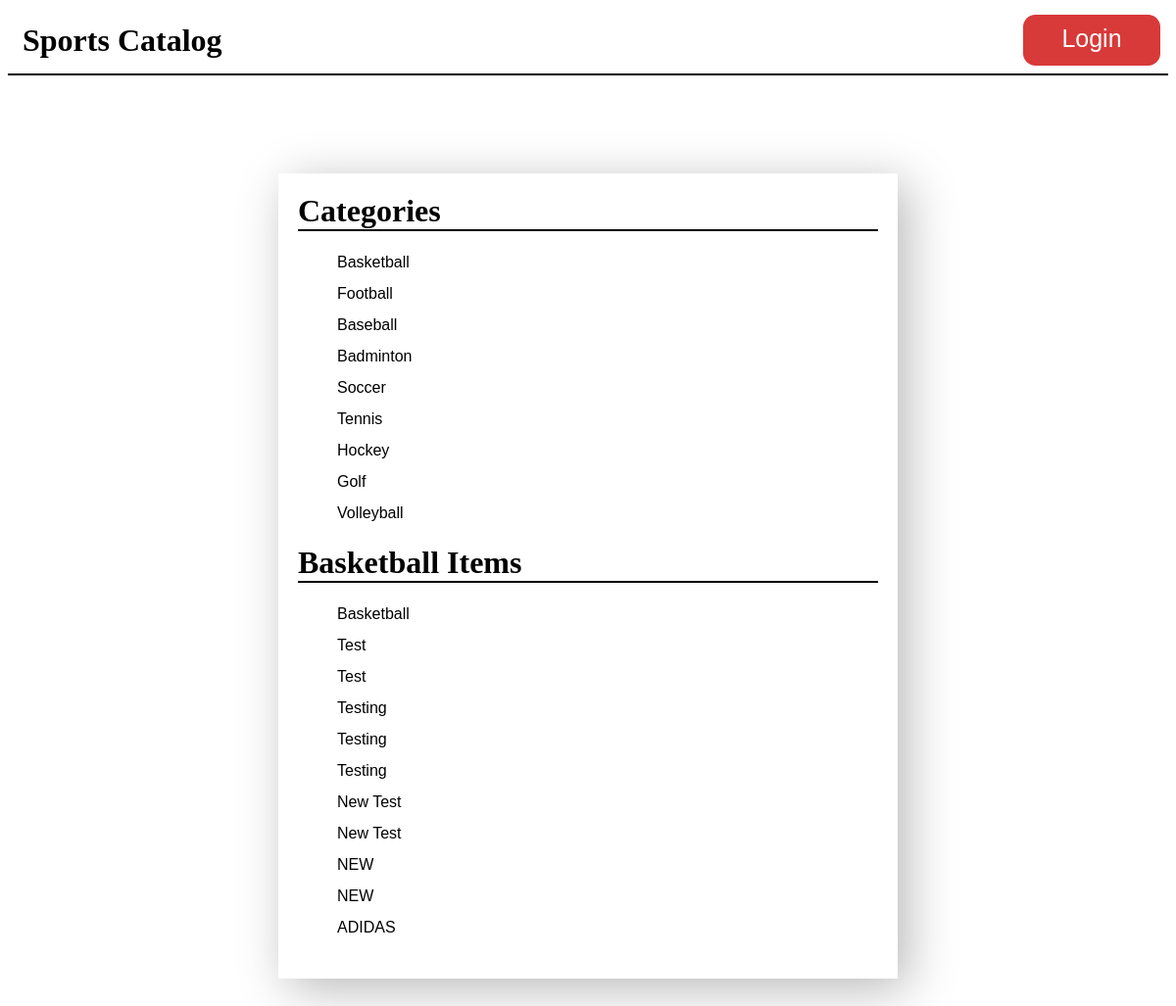
The app's page /category/1/items, older data.
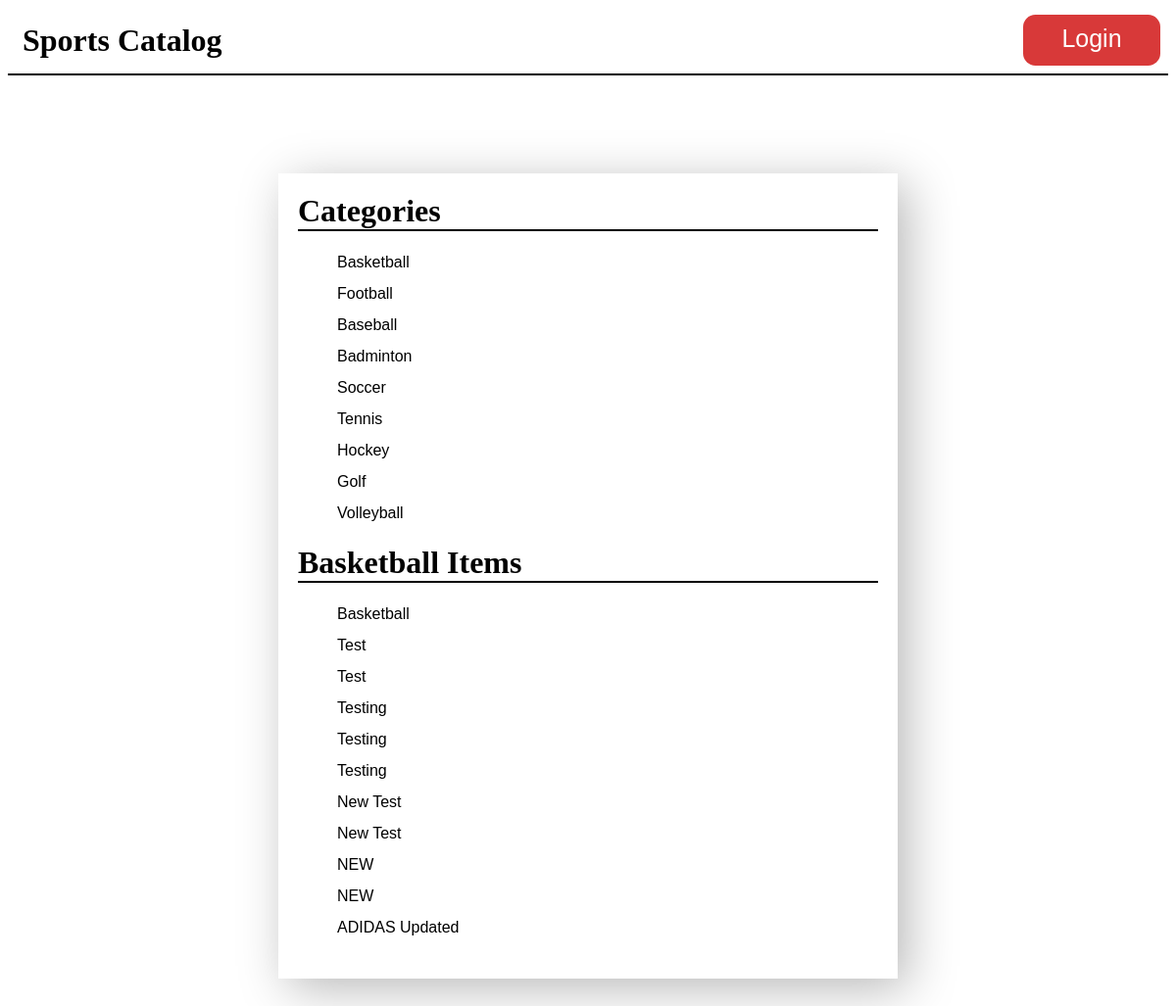
The same page, newer data.
### database_setup.py (models this page shows, shortened)
class Item(Base):
    __tablename__ = 'item'
    id = Column(Integer, primary_key=True)
    name = Column(String(100), nullable=False)
    description = Column(String(500), nullable=False)
    created_at = Column(DateTime, nullable=False, default=datetime.datetime.utcnow())
    updated_at = Column(DateTime, nullable=False, default=datetime.datetime.utcnow(), onupdate=datetime.datetime.utcnow())
    category_id = Column(Integer, ForeignKey('category.id'))
    category = relationship(Category)
    user_id = Column(Integer, ForeignKey('user.id'))
    user = relationship(User)

### main.py (the view)
@app.route('/category/<int:category_id>/items')
def showItems(category_id):
    categories = session.query(Category).all()
    category = session.query(Category).filter_by(id=category_id).one()
    items = session.query(Item).filter_by(category_id=category_id).all()
    return render_template('showItems.html', items=items, category=category, categories=categories)

### templates/showItems.html (shortened to what this page needs)
<!DOCTYPE html>
<html>
  <head>
    <link href="/static/style.css" rel="stylesheet" />
  </head>
  <body>
    <header>
      <div id="container">
        <h1><a href="{{url_for('showHomePage')}}">Sports Catalog</a></h1>
        <a href="#" id="login">Login</a>
      </div>
    </header>
    <div id="category_content">
      <h1>Categories</h1>
      <ul>
        {% for category in categories %}
          <li>
            <a href="{{url_for('showItems', category_id=category.id)}}">{{category.name}}</a>
          </li>
        {% endfor %}
      </ul>
      <h1>{{category.name}} Items</h1>
      <ul>
        {% for item in items %}
          <li>
            <a href="{{url_for('showItem', category_id=category.id, item_id=item.id)}}">{{item.name}}</a>
          </li>
        {% endfor %}
      </ul>
    </div>
  </body>
</html>

Row changes from the older to the newer data that the page shows:
changed Item: name "ADIDAS" → "ADIDAS Updated"
